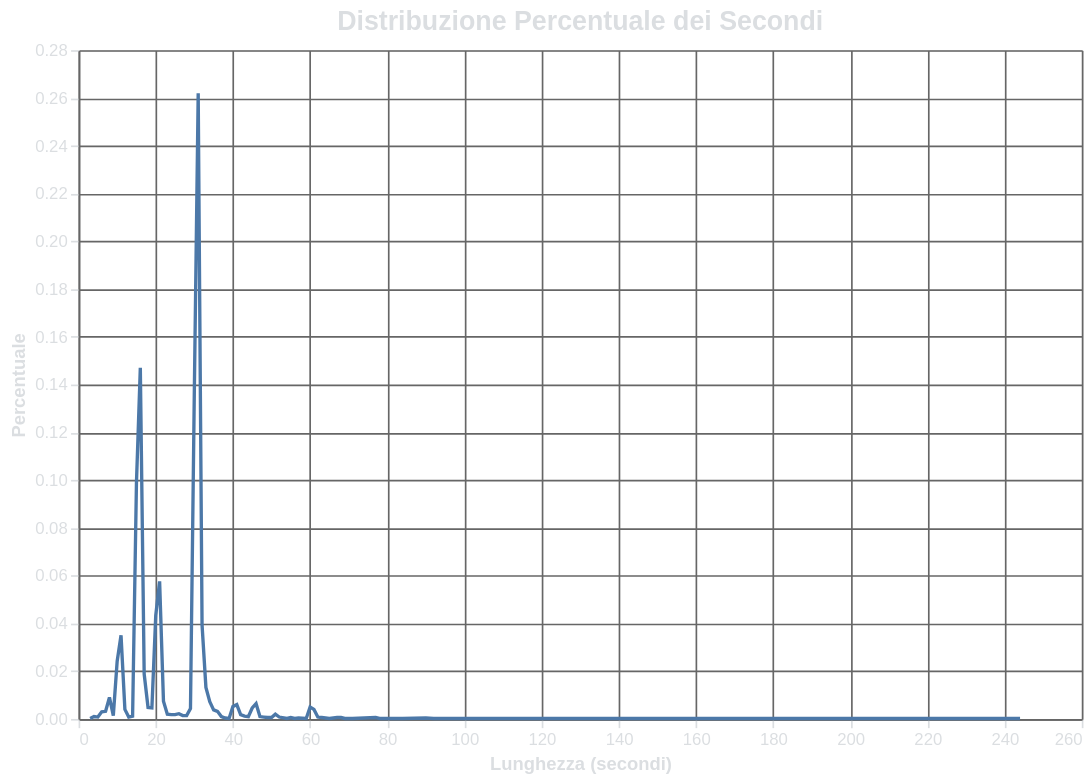

The specification (Vega-Lite) saved for this image:
### Vega-Lite specification from a JSON file in a GitHub repository (floating-point values rounded to 4 significant figures)
{"$schema": "https://vega.github.io/schema/vega-lite/v5.17.0.json", "config": {"axis": {"domainColor": "#666666", "gridColor": "#666666", "labelColor": "#DBDEE1", "tickColor": "#DBDEE1", "titleColor": "#DBDEE1"}, "background": "transparent", "legend": {"labelColor": "#DBDEE1", "titleColor": "#DBDEE1"}, "title": {"color": "#DBDEE1", "fontSize": 16}}, "data": {"name": "data-06ba54068ea4ca85a96ae050b42fe0f5"}, "datasets": {"data-06ba54068ea4ca85a96ae050b42fe0f5": [{"duration_in_seconds": 31.0, "percentage": 0.262}, {"duration_in_seconds": 16.0, "percentage": 0.147}, {"duration_in_seconds": 30.0, "percentage": 0.1376}, {"duration_in_seconds": 15.0, "percentage": 0.099}, {"duration_in_seconds": 21.0, "percentage": 0.0576}, {"duration_in_seconds": 20.0, "percentage": 0.0434}, {"duration_in_seconds": 32.0, "percentage": 0.0394}, {"duration_in_seconds": 11.0, "percentage": 0.035}, {"duration_in_seconds": 10.0, "percentage": 0.0242}, {"duration_in_seconds": 17.0, "percentage": 0.0188}, {"duration_in_seconds": 33.0, "percentage": 0.0132}, {"duration_in_seconds": 8.0, "percentage": 0.009}, {"duration_in_seconds": 22.0, "percentage": 0.0074}, {"duration_in_seconds": 34.0, "percentage": 0.0072}, {"duration_in_seconds": 46.0, "percentage": 0.0064}, {"duration_in_seconds": 41.0, "percentage": 0.006}, {"duration_in_seconds": 40.0, "percentage": 0.0052}, {"duration_in_seconds": 60.0, "percentage": 0.005}, {"duration_in_seconds": 18.0, "percentage": 0.0048}, {"duration_in_seconds": 19.0, "percentage": 0.0046}, {"duration_in_seconds": 45.0, "percentage": 0.0046}, {"duration_in_seconds": 29.0, "percentage": 0.0044}, {"duration_in_seconds": 61.0, "percentage": 0.004}, {"duration_in_seconds": 12.0, "percentage": 0.004}, {"duration_in_seconds": 35.0, "percentage": 0.0038}, {"duration_in_seconds": 36.0, "percentage": 0.0032}, {"duration_in_seconds": 7.0, "percentage": 0.0032}, {"duration_in_seconds": 6.0, "percentage": 0.003}, {"duration_in_seconds": 26.0, "percentage": 0.0022}, {"duration_in_seconds": 23.0, "percentage": 0.002}, {"duration_in_seconds": 51.0, "percentage": 0.002}, {"duration_in_seconds": 24.0, "percentage": 0.0018}, {"duration_in_seconds": 25.0, "percentage": 0.0018}, {"duration_in_seconds": 42.0, "percentage": 0.0018}, {"duration_in_seconds": 9.0, "percentage": 0.0014}, {"duration_in_seconds": 28.0, "percentage": 0.0014}, {"duration_in_seconds": 27.0, "percentage": 0.0014}, {"duration_in_seconds": 43.0, "percentage": 0.0012}, {"duration_in_seconds": 14.0, "percentage": 0.0012}, {"duration_in_seconds": 47.0, "percentage": 0.001}, {"duration_in_seconds": 4.0, "percentage": 0.001}, {"duration_in_seconds": 37.0, "percentage": 0.001}, {"duration_in_seconds": 44.0, "percentage": 0.001}, {"duration_in_seconds": 52.0, "percentage": 0.0008}, {"duration_in_seconds": 62.0, "percentage": 0.0008}, {"duration_in_seconds": 48.0, "percentage": 0.0008}, {"duration_in_seconds": 13.0, "percentage": 0.0008}, {"duration_in_seconds": 5.0, "percentage": 0.0008}, {"duration_in_seconds": 55.0, "percentage": 0.0006}, {"duration_in_seconds": 77.0, "percentage": 0.0006}, {"duration_in_seconds": 49.0, "percentage": 0.0006}, {"duration_in_seconds": 67.0, "percentage": 0.0006}, {"duration_in_seconds": 63.0, "percentage": 0.0006}, {"duration_in_seconds": 50.0, "percentage": 0.0006}, {"duration_in_seconds": 68.0, "percentage": 0.0006}, {"duration_in_seconds": 64.0, "percentage": 0.0004}, {"duration_in_seconds": 90.0, "percentage": 0.0004}, {"duration_in_seconds": 38.0, "percentage": 0.0004}, {"duration_in_seconds": 57.0, "percentage": 0.0004}, {"duration_in_seconds": 78.0, "percentage": 0.0002}, {"duration_in_seconds": 120.0, "percentage": 0.0002}, {"duration_in_seconds": 244.0, "percentage": 0.0002}, {"duration_in_seconds": 95.0, "percentage": 0.0002}, {"duration_in_seconds": 69.0, "percentage": 0.0002}, {"duration_in_seconds": 3.0, "percentage": 0.0002}, {"duration_in_seconds": 153.0, "percentage": 0.0002}, {"duration_in_seconds": 148.0, "percentage": 0.0002}, {"duration_in_seconds": 97.0, "percentage": 0.0002}, {"duration_in_seconds": 65.0, "percentage": 0.0002}, {"duration_in_seconds": 99.0, "percentage": 0.0002}, {"duration_in_seconds": 113.0, "percentage": 0.0002}, {"duration_in_seconds": 109.0, "percentage": 0.0002}, {"duration_in_seconds": 123.0, "percentage": 0.0002}, {"duration_in_seconds": 150.0, "percentage": 0.0002}, {"duration_in_seconds": 122.0, "percentage": 0.0002}, {"duration_in_seconds": 84.0, "percentage": 0.0002}, {"duration_in_seconds": 56.0, "percentage": 0.0002}, {"duration_in_seconds": 39.0, "percentage": 0.0002}, {"duration_in_seconds": 54.0, "percentage": 0.0002}, {"duration_in_seconds": 92.0, "percentage": 0.0002}, {"duration_in_seconds": 80.0, "percentage": 0.0002}, {"duration_in_seconds": 59.0, "percentage": 0.0002}, {"duration_in_seconds": 71.0, "percentage": 0.0002}, {"duration_in_seconds": 105.0, "percentage": 0.0002}]}, "encoding": {"tooltip": [{"field": "duration_in_seconds", "type": "quantitative"}, {"field": "percentage", "type": "quantitative"}], "x": {"field": "duration_in_seconds", "title": "Lunghezza (secondi)", "type": "quantitative"}, "y": {"field": "percentage", "title": "Percentuale", "type": "quantitative"}}, "height": 400, "mark": {"type": "line"}, "title": "Distribuzione Percentuale dei Secondi", "width": 600}
